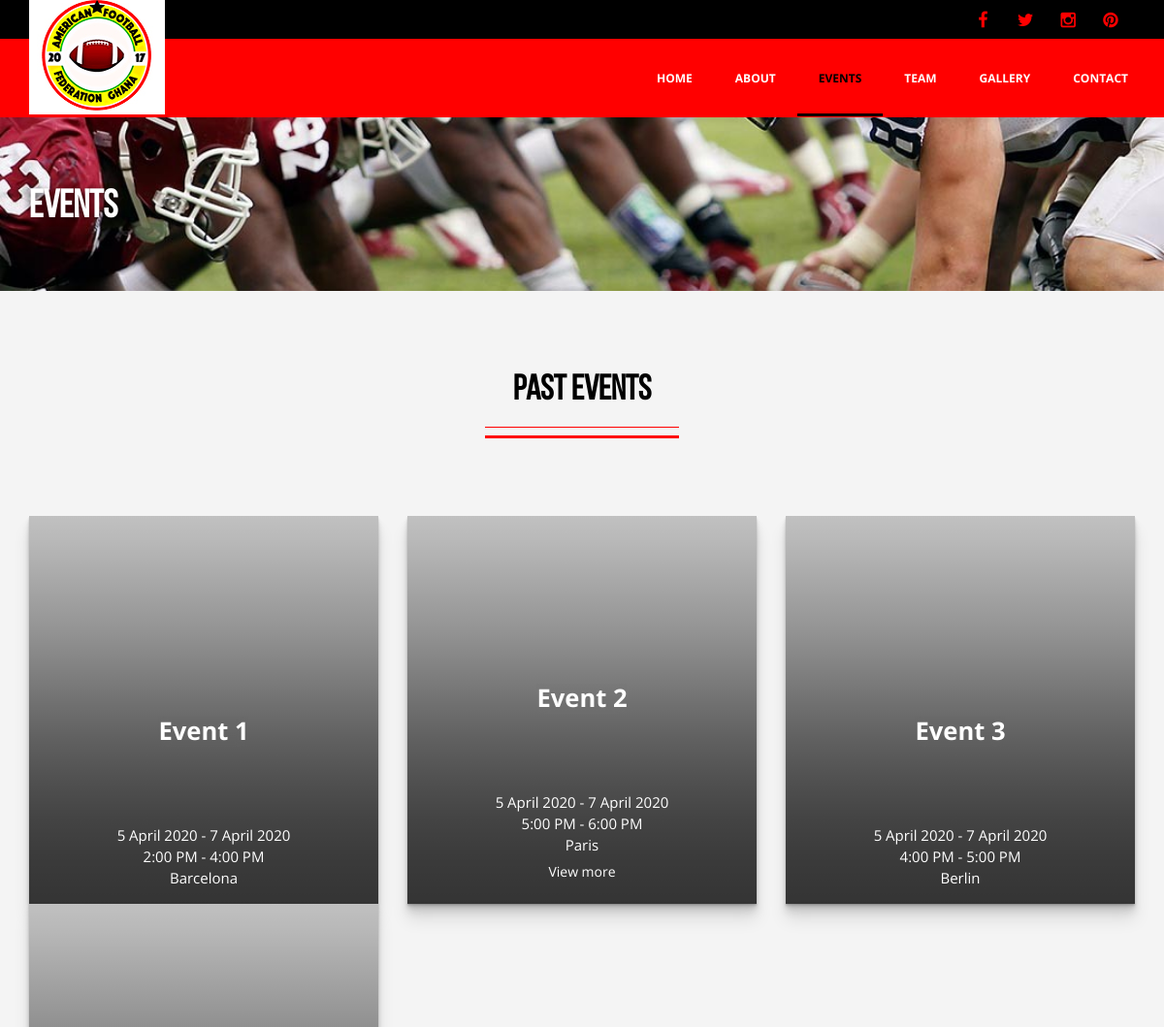
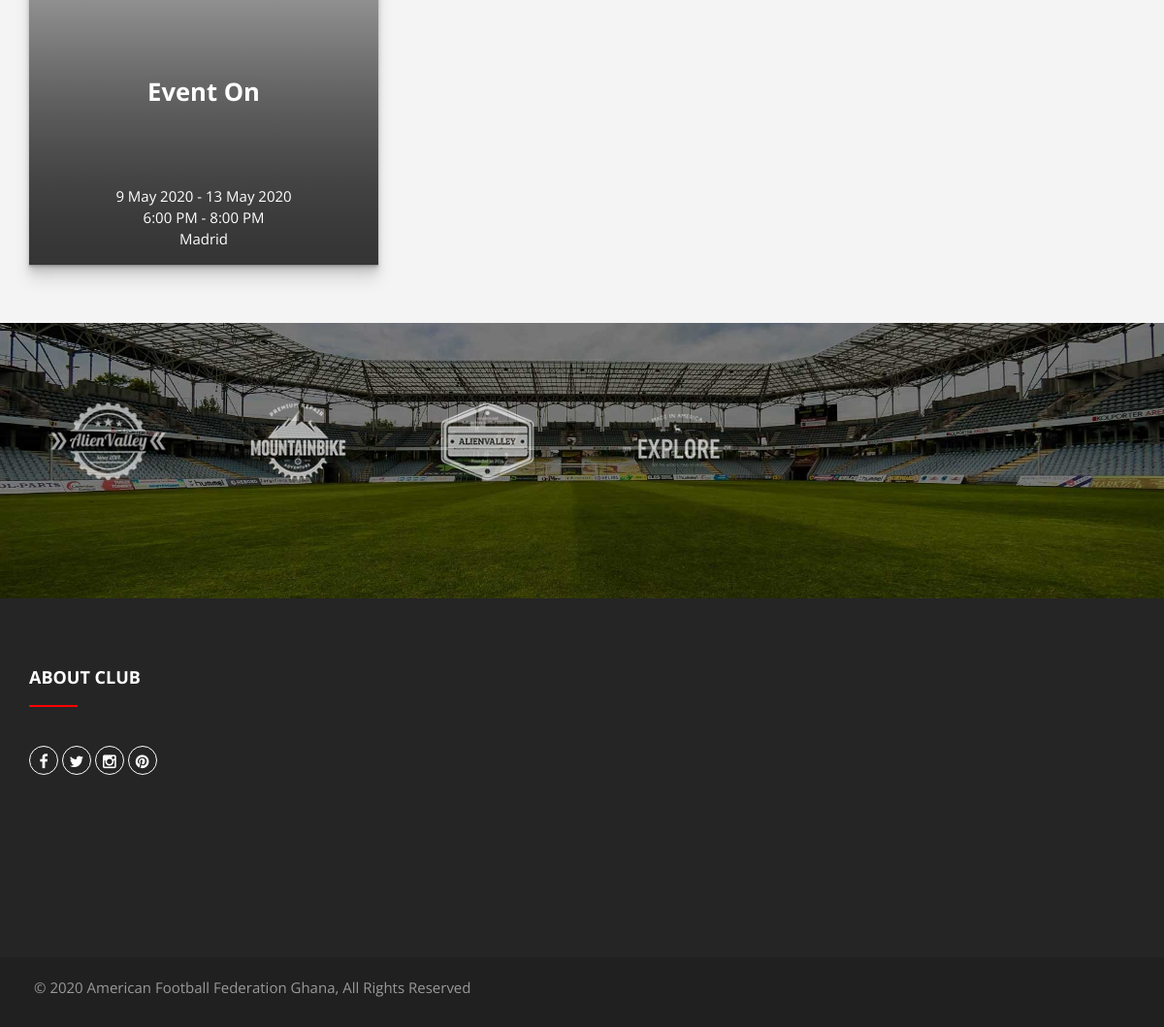
Screenshot of /events.php with the database file from the repository (2 pictures, top to bottom).
### tables this page shows
CREATE TABLE `events`  (
  `id` char(13) NOT NULL,
  `name` varchar(50) NULL DEFAULT NULL,
  `startDate` date NULL DEFAULT NULL,
  `startTime` time(0) NULL DEFAULT NULL,
  `endDate` date NULL DEFAULT NULL,
  `endTime` time(0) NULL DEFAULT NULL,
  `location` varchar(100) NULL DEFAULT NULL,
  `description` longtext NULL,
  `link` varchar(255) NULL DEFAULT NULL,
  `website` varchar(255) NULL DEFAULT NULL,
  `image` varchar(255) NULL DEFAULT NULL,
  PRIMARY KEY (`id`) USING BTREE
);

### events.php (the view, shortened to what this page needs)
<?php
include_once("connect-to-db.php");
$pastEvents = array();
$query = "select * from events where endDate < CURDATE()";
$table = mysqli_query($dbRef, $query);
while ($row = mysqli_fetch_array($table)) {
    $pastEvents[] =  $row;
}
?>
<!DOCTYPE html>
<html class="no-js" lang="en">
<head>
    <link rel="stylesheet" type="text/css" href="css/bootstrap.css" />
    <link rel="stylesheet" type="text/css" href="css/font-awesome.min.css">
    <link rel="stylesheet" type="text/css" href="css/owl.carousel.css">
    <link rel="stylesheet" type="text/css" href="css/owl.theme.css">
    <link rel="stylesheet" type="text/css" href="css/magnific-popup.css">
    <link rel="stylesheet" type="text/css" href="css/style.css" />
    <link rel="stylesheet" type="text/css" href="css/events.css" />
</head>
<body>
    <?php include('header.php'); ?>
    <div class="section subbanner">
        <div class="container">
            <div class="row">
                <div class="col-sm-12 col-md-12">
                    <div class="caption">EVENTS</div>
                </div>
            </div>
        </div>
    </div>
    <?php
    if (!empty($pastEvents)) {
    ?>
        <div class="section singlepage events">
            <div class="container">
                <div class="row">
                    <div class="col-sm-12 col-md-12">
                        <div class="page-title">
                            <h2 class="lead">Past Events</h2>
                            <div class="border-style"></div>
                        </div>
                    </div>
                </div>
                <div class="row justify-content-md-center">
                    <?php
                    $cardId = 1;
                    foreach ($pastEvents as $event) {
                        $startDate = date("j F Y", strtotime($event["startDate"]));
                        $endDate = date("j F Y", strtotime($event["endDate"]));
                        $startTime = date("g:i A", strtotime($event["startTime"]));
                        $endTime = date("g:i A", strtotime($event["endTime"]));
                        $website = false;
                    ?>
                        <div class="col-lg-4 col-md-6 card-parent">
                            <div class="card mb-3" id="card3<?php echo $cardId; ?>">
                                <div class="card-img-overlay card-front">
                                    <div class="content">
                                        <h2 class="title"><?php echo $event["name"] ?></h2>
                                        <ul style="list-style-type: none;">
                                            <li><?php echo $startDate . " - " . $endDate ?></li>
                                            <li><?php echo $startTime . " - " . $endTime ?></li>
                                            <li><?php echo $event["location"]; ?></li>
                                            <?php
                                            if ($website) {
                                            ?>
                                                <li class="mb-2"><a href="<?php echo $event['website']; ?>" style="color: white!important;">View More</a></li>
                                            <?php
                                            } else if ($event['description']) {
                                            ?>
                                                <li><a class="btn btn-link" style="color: white!important;">View more</a></li>
                                            <?php
                                            }
                                            ?>
                                        </ul>
                                    </div>
                                </div>
                            </div>
                        </div>
                    <?php
                        $cardId++;
                    }
                    ?>
                </div>
            </div>
        </div>
    <?php
    }
    ?>
    <div class="section stat-client p-main bg-client">
        <div class="container">
            <div class="row">
                <div class="col-xs-6 col-sm-6 col-md-2 col-lg-2">
                    <div class="client-img">
                        <img src="images/client1.png" alt="" class="img-responsive" />
                    </div>
                </div>
                <div class="col-xs-6 col-sm-6 col-md-2 col-lg-2">
                    <div class="client-img">
                        <img src="images/client2.png" alt="" class="img-responsive" />
                    </div>
                </div>
                <div class="col-xs-6 col-sm-6 col-md-2 col-lg-2">
                    <div class="client-img">
                        <img src="images/client3.png" alt="" class="img-responsive" />
                    </div>
                </div>
                <div class="col-xs-6 col-sm-6 col-md-2 col-lg-2">
                    <div class="client-img">
                        <img src="images/client4.png" alt="" class="img-responsive" />
                    </div>
                </div>
                <div class="col-xs-6 col-sm-6 col-md-2 col-lg-2">
                </div>
                <div class="col-xs-6 col-sm-6 col-md-2 col-lg-2">
                </div>
            </div>
        </div>
    </div>
    <?php include('footer.php'); ?>
</body>
</html>

### header.php (shortened to what this page needs)
<div class="navbar navbar-main navbar-fixed-top" id="header">
    <div class="header-top">
        <div class="container">
            <div class="row">
                <div class="col-xs-12 col-sm-7 col-md-7 col-lg-7">
                </div>
                <div class="col-xs-12 col-sm-5 col-md-5 col-lg-5">
                    <div class="top-sosmed pull-right">
                        <a href="#" title=""><span class="fa fa-facebook"></span></a>
                        <a href="#" title=""><span class="fa fa-twitter"></span></a>
                        <a href="#" title=""><span class="fa fa-instagram"></span></a>
                        <a href="#" title=""><span class="fa fa-pinterest"></span></a>
                    </div>
                </div>
            </div>
        </div>
    </div>
    <div class="container">
        <div class="navbar-header">
            <a class="navbar-brand" href="index.php"><img src="images/logo.jpg" alt="" /></a>
        </div>
        <nav class="navbar-collapse collapse">
            <ul class="nav navbar-nav navbar-right">
                <li><a href="index.php">HOME</a></li>
                <li><a href="about.php">ABOUT</a></li>
                <li><a href="events.php">EVENTS</a></li>
                <li><a href="team.php">TEAM</a></li>
                <li><a href="gallery.php">GALLERY</a></li>
                <li><a href="contact.php">CONTACT</a></li>
            </ul>
        </nav>
    </div>
</div>

### footer.php (shortened to what this page needs)
<div class="footer">
	<div class="f-desc">
		<div class="container">
			<div class="row">
				<div class="col-xs-12 col-sm-6 col-md-3 col-lg-3">
					<div class="footer-item">
						<div class="footer-title">
							<h4>ABOUT CLUB</h4>
						</div>
						<div class="footer-sosmed">
							<a href="#" title="">
								<div class="item">
									<i class="fa fa-facebook"></i>
								</div>
							</a>
							<a href="#" title="">
								<div class="item">
									<i class="fa fa-twitter"></i>
								</div>
							</a>
							<a href="#" title="">
								<div class="item">
									<i class="fa fa-instagram"></i>
								</div>
							</a>
							<a href="#" title="">
								<div class="item">
									<i class="fa fa-pinterest"></i>
								</div>
							</a>
						</div>
					</div>
				</div>
			</div>
		</div>
	</div>
	<div class="fcopy">
		<div class="container">
			<div class="row">
				<div class="col-xs-12 col-sm-12 col-md-12 col-lg-12">
					<p class="ftex">&copy; 2020 American Football Federation Ghana,  All Rights Reserved</p>
				</div>
			</div>
		</div>
	</div>
</div>

### css/style.css (style rules this page uses)
html, body, div, span, applet, object, iframe, h1, h2, h3, h4, h5, h6, p, blockquote, pre, a, abbr, acronym, address, big, cite, code, del, dfn, em, img, ins, kbd, q, s, samp, small, strike, strong, sub, sup, tt, var, b, u, i, center, dl, dt, dd, ol, ul, li, fieldset, form, label, legend, table, caption, tbody, tfoot, thead, tr, th, td, article, aside, canvas, details, embed, figure, figcaption, footer, header, hgroup, menu, nav, output, ruby, section, summary, time, mark, audio, video { margin: 0; padding: 0; border: 0; font-size: 100%; font: inherit; vertical-align: baseline; }
article, aside, details, figcaption, figure, footer, header, hgroup, menu, nav, section { display: block; }
body { line-height: 1; }
ol, ul { list-style: none; }
body { margin: 0; padding: 0; font-family: 'Open Sans', sans-serif; font-weight: 400; color: #666; font-size: 15px; line-height: 22px; background-color: #f4f4f4; }
a { color: #666; text-decoration: none; }
h3, h4, h5 { font-family: 'Open Sans', sans-serif; font-weight: 700; margin-top: 10px; margin-bottom: 10px; }
.p-main { padding: 80px 0; }
.page-title { text-align: center; margin-bottom: 80px; margin-top: 80px; }
.page-title .lead { font-size: 36px; color: #000; line-height: 40px; font-family: 'bebas_neue', sans-serif; font-weight: 700; position: relative; }
.page-title .border-style { border-top: 1px solid #f00; width: 200px; margin: 0 auto; padding-top: 8px; }
.page-title .border-style:before { content: ''; border-top: 3px solid #f00; width: 200px; display: block; margin: 0 auto; }
p { margin: 0 0 10px; }
.section.singlepage { padding-bottom: 60px; }
.section:after { content: ''; width: 100%; display: block; clear: both; }
.navbar-main { background-color: #f00; border-color: transparent; -webkit-box-shadow: 0 5px 5px rgba(0, 0, 0, .05); box-shadow: 0 5px 5px rgba(0, 0, 0, .05); }
.header-top { background-color: #000; color: #fff; height: 40px; }
.navbar-brand { margin-top: -60px; }
.navbar-main .navbar-brand>img { width: 100%; -webkit-transition: 0.2s all linear; transition: 0.2s all linear; }
.navbar-main .nav>li>a { position: relative; display: block; padding: 10px 22px; }
.navbar-main .navbar-nav>li>a { padding-top: 30px; min-height: 80px; font-size: 12px; line-height: 22px; color: #fff; background-color: transparent; font-weight: 700; text-transform: uppercase; -webkit-transition: 0.2s all linear; transition: 0.2s all linear; }
.navbar-main .navbar-nav>li.active a { color: #000; background-color: transparent; border-bottom: 3px solid #000; }
.top-sosmed { margin-top: 5px; }
.top-sosmed span { width: 30px; height: 30px; text-align: center; color: #f00; display: inline-table; padding-top: 7px; border-radius: 50%; margin-right: 10px; }
.top-sosmed span.fa { font-size: 18px; }
.subbanner { background: url('../images/banner-single.jpg') no-repeat center center; -webkit-background-size: cover; -moz-background-size: cover; -o-background-size: cover; background-size: cover; height: 300px; }
.subbanner .caption { margin-top: 200px; color: #fff; font-size: 40px; font-family: 'bebas_neue', sans-serif; font-weight: 700; text-shadow: 0 2px 6px rgba(0, 0, 0, .6); }
.stat-client { background-color: #29ABE2; }
.bg-client { background: url('../images/client-bg.jpg') no-repeat center center; -webkit-background-size: cover; -moz-background-size: cover; -o-background-size: cover; background-size: cover; }
.client-img { text-align: center; margin-bottom: 40px; }
.client-img img { margin: 0 auto; filter: alpha(opacity=80); opacity: .8; }
.f-desc { background-color: #252525; color: #fff; padding: 50px 0; }
.fcopy { background-color: #202020; color: #999; padding: 20px 20px; }
.footer-item { line-height: 20px; color: #999999; font-weight: 400; margin-bottom: 20px; min-height: 250px; }
.footer-sosmed { margin-top: 20px; }
.footer-sosmed .item { width: 30px; height: 30px; text-align: center; border: 1px solid #fff; color: #fff; display: inline-table; padding-top: 5px; border-radius: 50%; }
.footer-sosmed .item .fa { font-size: 16px; }
.footer-title { font-size: 18px; line-height: 22px; color: #FFFFFF; position: relative; padding: 10px 0; margin-bottom: 40px; }
.footer-title:after { position: absolute; content: ''; width: 50px; height: 10px; border-bottom: 2px solid #f00; }

### rows the page displays
events: name "Event 1", startDate "5 April 2020", endDate "7 April 2020", startTime "2:00 PM", endTime "4:00 PM", location "Barcelona"
events: name "Event 2", startDate "5 April 2020", endDate "7 April 2020", startTime "5:00 PM", endTime "6:00 PM", location "Paris", shows "View more"
events: name "Event 3", startDate "5 April 2020", endDate "7 April 2020", startTime "4:00 PM", endTime "5:00 PM", location "Berlin"
events: name "Event On", startDate "9 May 2020", endDate "13 May 2020", startTime "6:00 PM", endTime "8:00 PM", location "Madrid"
